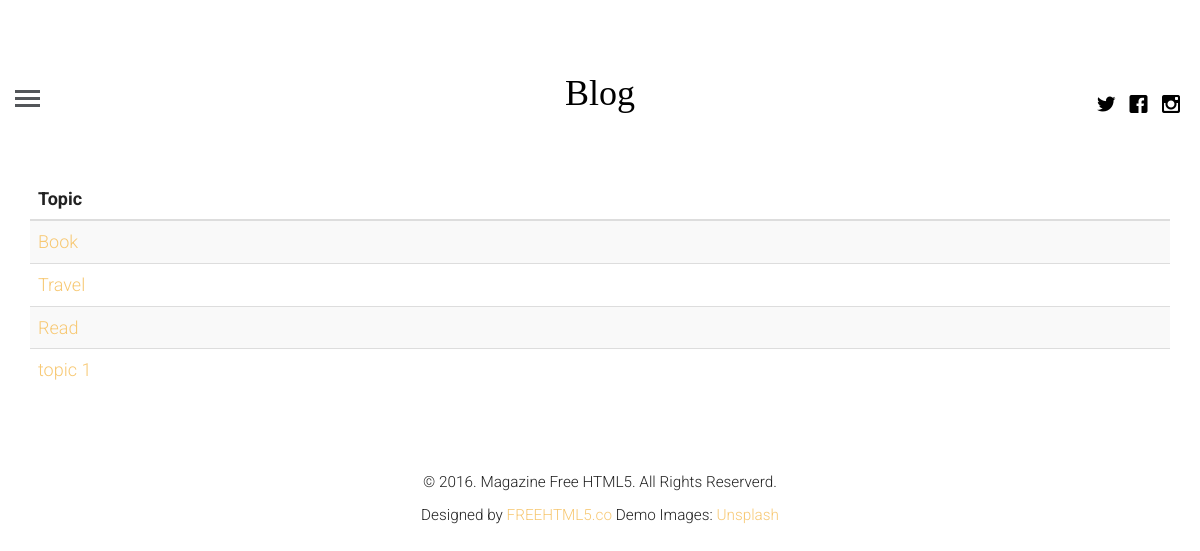
The page /category/ on the database its author committed.
### blogapp/models.py (models this page shows, shortened)
class category(models.Model):
    name = models.CharField(max_length=100)

### blogapp/views.py (the view)
# urls.py: path('category/', views.getCategory.as_view(), name="category"),
class getCategory(View):
    def get(self, request):
        query = category.objects.all()
        return render(request,"topics.html",{"topics":query})

### templates/topics.html (shortened to what this page needs)
{% extends 'base.html' %}
{% load static %}
{% block content %}
 <div class="container">
        <table class="table table-striped">
    <thead>
      <tr>
        <th>Topic</th>
      </tr>
    </thead>
    <tbody>
     {% for topic in topics %}
      <tr>
        <td><a href="{% url 'blog:topic' name=topic.name %}">{{topic.name}}</a> </td>
      </tr>
     {% endfor %}
    </tbody>
  </table>
    </div>
{% endblock %}

### blogapp/static/css/style.css (style rules this page uses)
html { background: #fff; }
body { font-family: "Roboto", arial, sans-serif; font-size: 18px; font-weight: 300; line-height: 1.8; color: #222; background: #fff; }
a { color: #f7c873; -webkit-transition: 0.5s; -o-transition: 0.5s; transition: 0.5s; }

### rows shown on the page
category: name "Book"
category: name "Travel"
category: name "Read"
category: name "topic 1"
